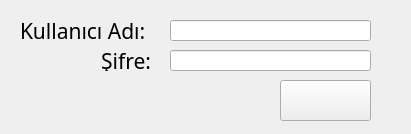
<?xml version="1.0" encoding="UTF-8"?>
<ui version="4.0">
 <class>MainWindow</class>
 <widget class="QWidget" name="MainWindow">
  <property name="geometry">
   <rect>
    <x>0</x>
    <y>0</y>
    <width>411</width>
    <height>134</height>
   </rect>
  </property>
  <property name="windowTitle">
   <string>MaM Sense</string>
  </property>
  <property name="windowIcon">
   <iconset>
    <normaloff>icons/MAMLOGO.png</normaloff>icons/MAMLOGO.png</iconset>
  </property>
  <widget class="QWidget" name="centralwidget">
   <widget class="QLineEdit" name="email">
    <property name="geometry">
     <rect>
      <x>170</x>
      <y>20</y>
      <width>201</width>
      <height>21</height>
     </rect>
    </property>
   </widget>
   <widget class="QPushButton" name="loginButton">
    <property name="geometry">
     <rect>
      <x>280</x>
      <y>80</y>
      <width>91</width>
      <height>41</height>
     </rect>
    </property>
    <property name="text">
     <string/>
    </property>
    <property name="icon">
     <iconset>
      <normaloff>icons/go.png</normaloff>icons/go.png</iconset>
    </property>
    <property name="iconSize">
     <size>
      <width>32</width>
      <height>32</height>
     </size>
    </property>
   </widget>
   <widget class="QLineEdit" name="password">
    <property name="geometry">
     <rect>
      <x>170</x>
      <y>50</y>
      <width>201</width>
      <height>21</height>
     </rect>
    </property>
   </widget>
   <widget class="QLabel" name="label">
    <property name="geometry">
     <rect>
      <x>20</x>
      <y>20</y>
      <width>131</width>
      <height>21</height>
     </rect>
    </property>
    <property name="font">
     <font>
      <family>Century Gothic</family>
      <pointsize>16</pointsize>
     </font>
    </property>
    <property name="text">
     <string>Kullanıcı Adı:</string>
    </property>
   </widget>
   <widget class="QLabel" name="label_2">
    <property name="geometry">
     <rect>
      <x>10</x>
      <y>50</y>
      <width>141</width>
      <height>21</height>
     </rect>
    </property>
    <property name="font">
     <font>
      <family>Century Gothic</family>
      <pointsize>16</pointsize>
     </font>
    </property>
    <property name="text">
     <string> Şifre:</string>
    </property>
    <property name="alignment">
     <set>Qt::AlignRight|Qt::AlignTrailing|Qt::AlignVCenter</set>
    </property>
   </widget>
  </widget>
 </widget>
 <resources/>
 <connections/>
</ui>
